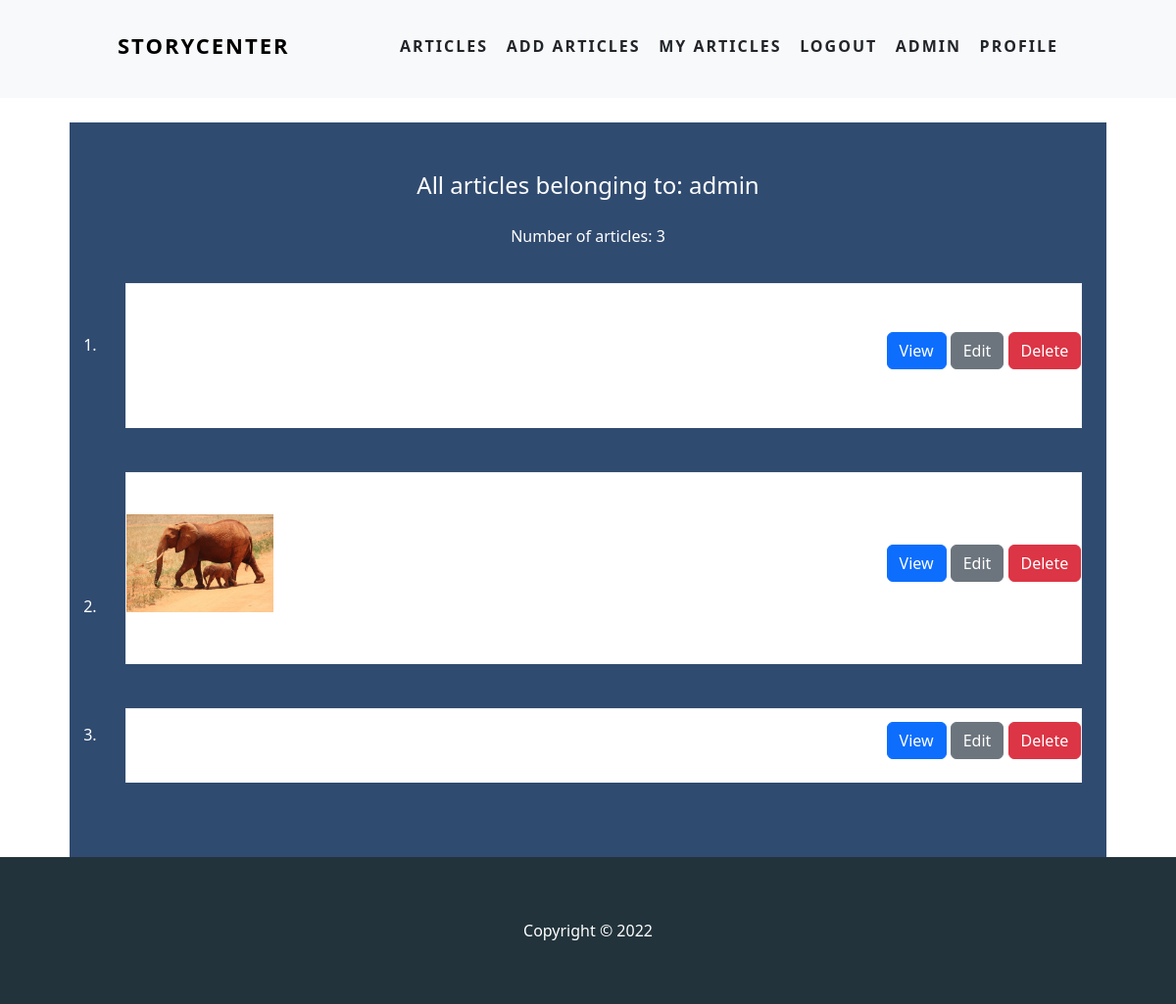
Page /management/user_articles/1 on the earlier database version.
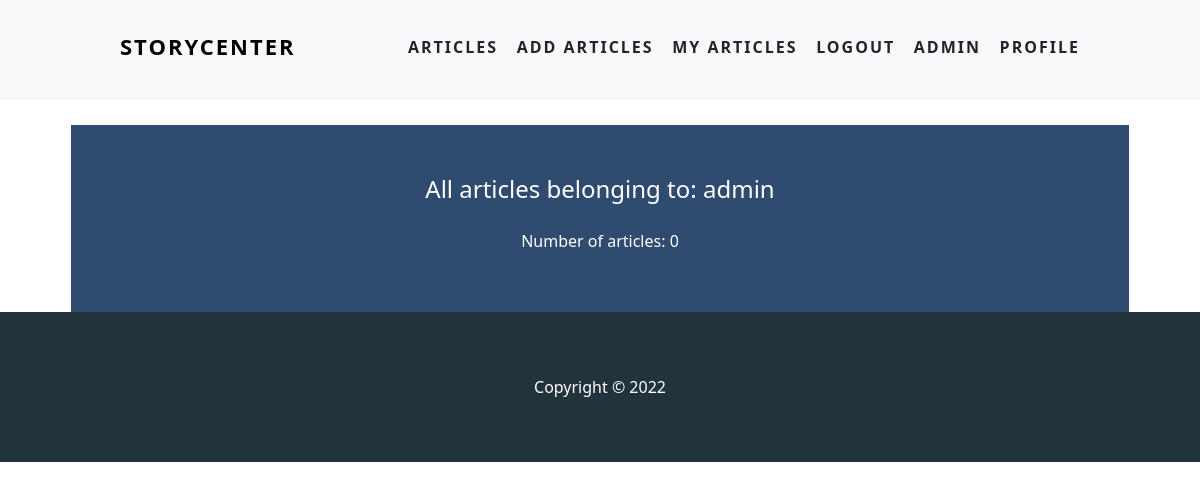
Same page on the later database version.
### articles/models.py (models this page shows, shortened)
class Article(models.Model):
    CATEGOTY = (
        ('Sport', 'Sport'),
        ('Nature', 'Nature'),
        ('Travel', 'Travel'),
        ('Lifestyle', 'Lifestyle'),
        ('Other', 'Other'),
    )
    category = models.CharField(max_length=255, blank=False, null=False,choices=CATEGOTY)
    author =  models.ForeignKey(User,blank=False, null=False ,on_delete=models.CASCADE)
    date_time= models.DateTimeField(default=datetime.datetime.now)
    topic = models.CharField(max_length=100, blank=False, null=False)
    intro = models.CharField(max_length=255, blank=False, null=False)
    story = models.TextField(blank=False, null=False)
    story_image = models.ImageField(null=False, blank=False, upload_to='images/')

### management/views.py (the view)
# urls.py: path('user_articles/<user_id>', views.user_articles, name='user_articles'),
def user_articles(request, user_id):
    user = User.objects.get(pk=user_id)
    article_list = Article.objects.all().filter(author=user)
    number_of_articles = article_list.count()
    context = {
        'user': user,
        'article_list': article_list,
        'number_of_articles': number_of_articles,
    }
    return render(request,'management/user_articles.html' , context)

### management/templates/management/user_articles.html (shortened to what this page needs)
{% extends 'articles/base.html' %}
{% load static %}
{% block head %}
<link rel="stylesheet" type="text/css" href="{% static 'css/user_articles.css' %}">
{% endblock %}
{% block content %}
    <div class="articles">
        <h4>All articles belonging to: {{user.username}}</h4>
        <h6>Number of articles: {{number_of_articles}}</h6>
        <ul>
            {% for article in article_list %}
                <li >
                    <div class="article">
                        <div class="article-info">
                            <img src="{{article.story_image.url}}" alt="">
                            <p class="title">{{article.topic}}</p>
                            <p class="intro">{{article.intro}}</p>
                            <p class="date">{{article.date_time}}</p>
                        </div>
                        <div class="user-actions">
                            <a href="{% url 'article' article.id %}" class="btn btn-primary">View</a>
                            <a href="{% url 'edit_article' article.id %}" class="btn btn-secondary">Edit</a>
                            <a href="{% url 'admin_delete_article' article.id %}" class="btn btn-danger">Delete</a>
                        </div>
                    </div>
                </li>
            {% endfor %}
        </ul>
    </div>
{% endblock %}

Differences in the rows shown:
removed Article: story_image (picture)
Other differences:
{{ number_of_articles }}: "3" → "0"
